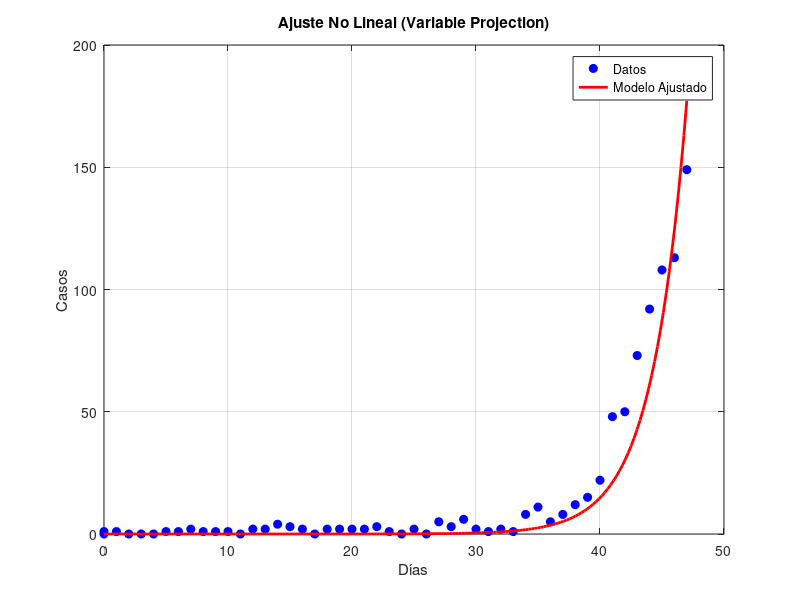

Here is the MATLAB script that generated this plot:
clear all; clc; close all;

% 1. Cargar datos
try
    M = dlmread('DATOS_INFLUENZA_2009.csv', ',');
catch
    error('No se encontró el archivo. Verifica el nombre y la ruta.');
end
t = M(:,1);
x = M(:,2);

% 2. Definir la ecuación implícita para 'a'
ecuacion_a = @(a) ( (x.*t)' * exp(a*t) ) / ( t' * exp(2*a*t) ) - ...
                  ( x' * exp(a*t) ) / sum( exp(2*a*t) );

% 3. Resolver para 'a' usando fsolve (semilla inicial 0.25)
opciones = optimset('Display', 'iter');
a_opt = fsolve(ecuacion_a, 0.25, opciones);

% 4. Calcular x0 óptimo dado a_opt
x0_opt = ( x' * exp(a_opt*t) ) / sum( exp(2*a_opt*t) );

fprintf('\n--- Parámetros (Variable Projection) ---\n');
fprintf('Tasa de crecimiento (a) = %.4f\n', a_opt);
fprintf('Población inicial (x0)  = %.4e\n', x0_opt);

% 5. Graficar
figure;
plot(t, x, 'bo', 'MarkerFaceColor', 'b'); hold on;
t_fino = linspace(min(t), max(t), 200)';
plot(t_fino, x0_opt * exp(a_opt * t_fino), 'r-', 'LineWidth', 2);
grid on;
xlabel('Días'); ylabel('Casos');
title('Ajuste No Lineal (Variable Projection)');
legend('Datos', 'Modelo Ajustado');
